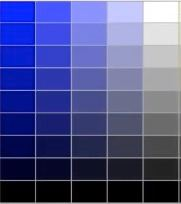
#> input picture image_file/lec_005/2.jpeg, 181 x 204 px
$ python example_005.py
#> lines starting #> are read from the running program, lines starting #| are printed output that depends on the picture; after the words box and inside, x2 and y2 are one past the last pixel; in counts of white or black regions, pixels touching at a corner belong together
# # HSV 색공간에서 특정색 검출하기

# BGR to HSV

import numpy as np
import cv2


# color = [255, 0, 0]  # Blue in BGR
# # cv2 입력으로 사용하기 위해, 한 pixel 이미지로 변환
# pixel = np.uint8([[color]])
#
# # hsv 색공간으로 변환
# hsv = cv2.cvtColor(pixel, cv2.COLOR_BGR2HSV)
# # hsv 색공간 출력위해 pixel 값만 가져오기
# hsv = hsv[0][0]
#
# print(f"BGR : {color}")
# print(f"HSV : {hsv}")


# img_color = cv2.imread('./image_file/lec_005/1.jpeg')
img_color = cv2.imread('./image_file/lec_005/2.jpeg')
#> img_color is the input picture: shape (204, 181, 3); mean B, G, R 138.9, 82.8, 77.5
height, width = img_color.shape[:2]
#> height = 204; width = 181

img_hsv = cv2.cvtColor(img_color, cv2.COLOR_BGR2HSV)
#> img_hsv: shape (204, 181, 3); mean H, S, V 93.4, 113.6, 139

lower_blue = (120 - 10, 30, 30)
upper_blue = (120 + 10, 255, 255)
img_mask = cv2.inRange(img_hsv, lower_blue, upper_blue)
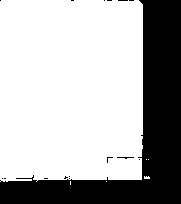
#> img_mask: shape (204, 181); 69.5% white; 16 black regions (15 under 20 px), largest, box (x1, y1, x2, y2) and area: (0, 0, 181, 204) 11204

img_result = cv2.bitwise_and(img_color, img_color, mask=img_mask)
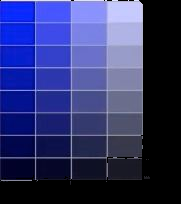
#> img_result: shape (204, 181, 3); mean B, G, R 107.5, 51.7, 46.3

cv2.imshow('img_color', img_color)
cv2.imshow('img_mask', img_mask)
cv2.imshow('img_result', img_result)

cv2.waitKey(0)
cv2.destroyAllWindows()

$ run again, with image_file/lec_005/1.jpeg copied over image_file/lec_005/2.jpeg
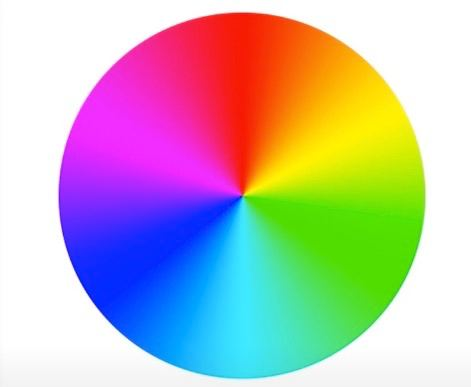
#> input picture image_file/lec_005/1.jpeg, 471 x 387 px
#> img_color is the input picture: shape (387, 471, 3); mean B, G, R 182, 183.7, 190.7
#> img_hsv: shape (387, 471, 3); mean H, S, V 54.4, 132.2, 247.6
#> `img_mask = cv2.inRange(img_hsv, lower_blue, upper_blue)`:
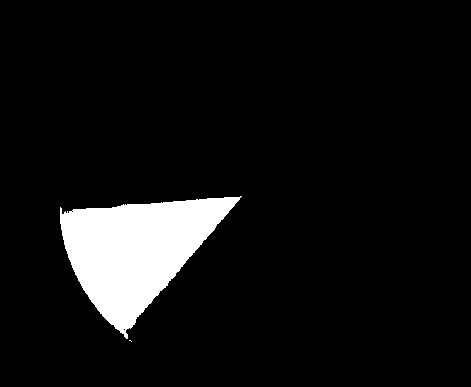
#> img_mask: shape (387, 471); 7.3% white; 2 white regions (1 under 20 px), largest, box (x1, y1, x2, y2) and area: (60, 196, 242, 339) 13308
#> `img_result = cv2.bitwise_and(img_color, img_color, mask=img_mask)`:
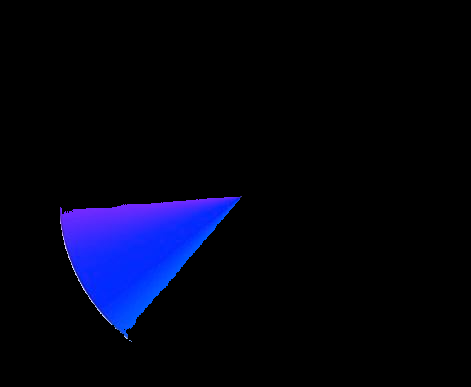
#> img_result: shape (387, 471, 3); mean B, G, R 18.5, 3.6, 2.3
